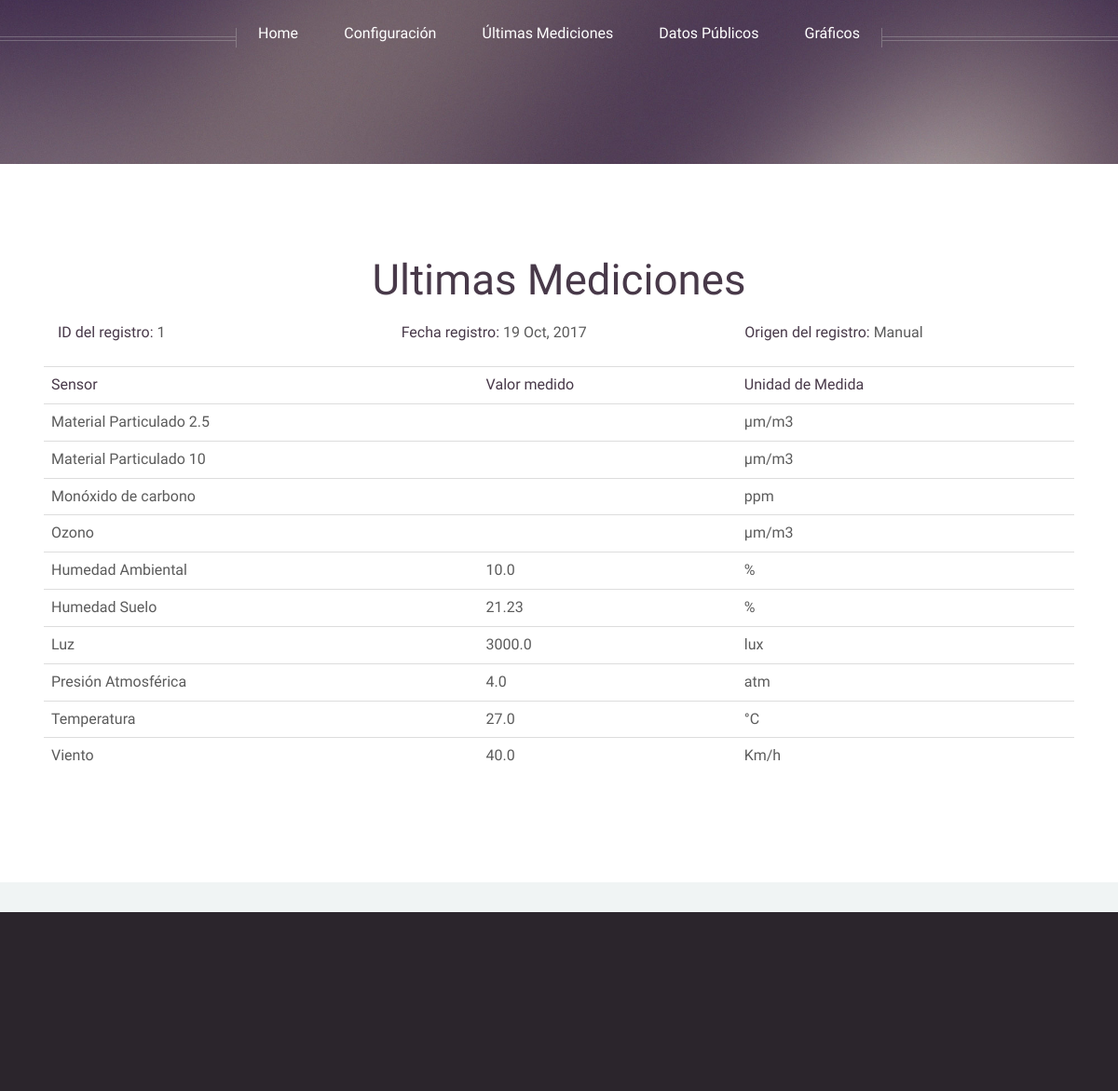
Before: /ultimasMediciones/ with the older database file.
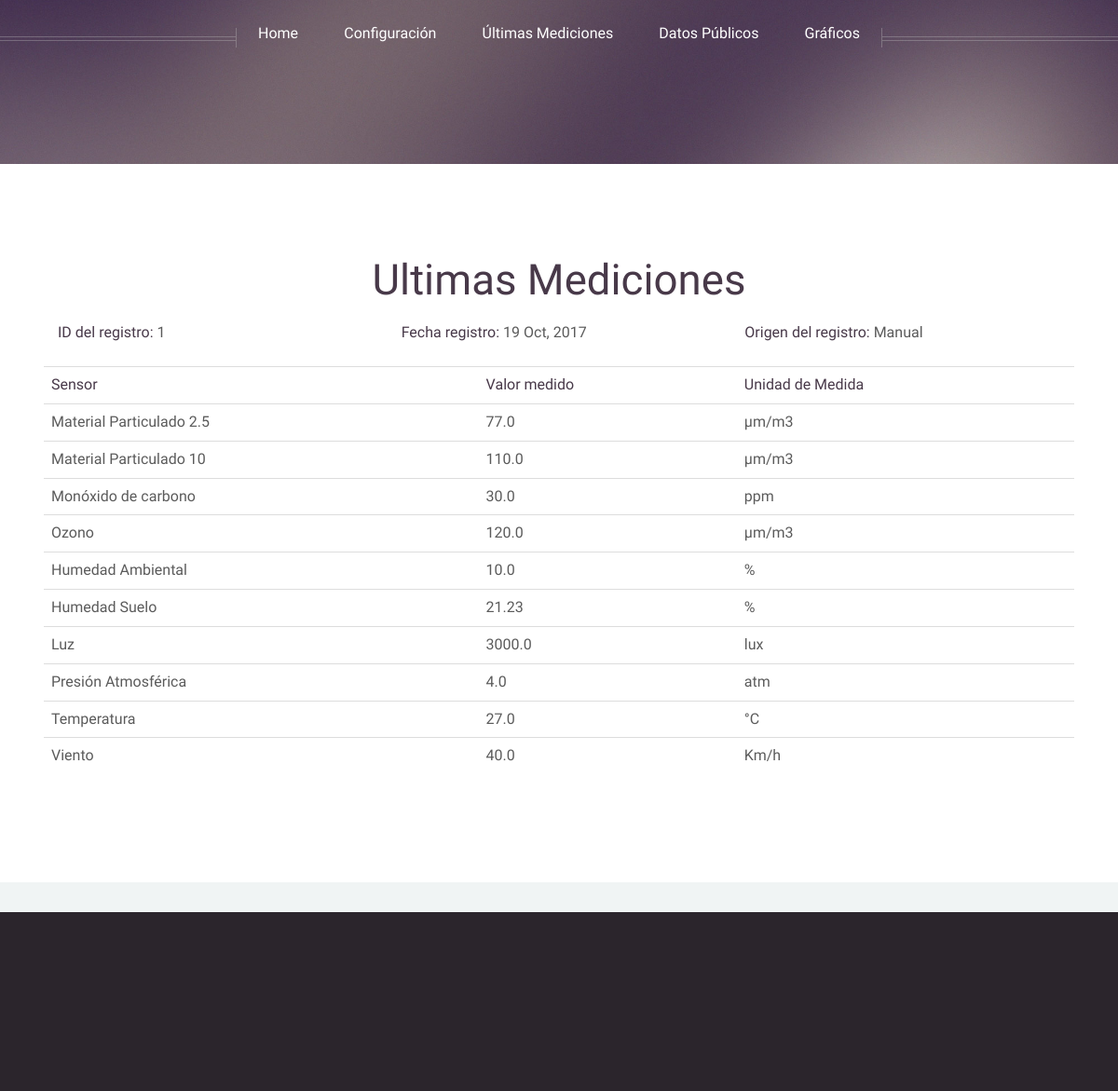
After: the same page with the newer database file.
### appEMA/models.py (models this page shows)
class registroEjecucion(models.Model):
    fechaRegistro = models.DateField()
    origenMuestreo = models.TextField(max_length=10)
    detalleMuestreo = models.TextField()

class sensorHumedad(models.Model):
    humedad = models.FloatField(validators=[MinValueValidator(0.0), MaxValueValidator(100.0)])
    idMuestreo = models.ForeignKey(registroEjecucion, on_delete=models.CASCADE)

class sensorHumedadSuelo(models.Model):
    humedad = models.FloatField(validators=[MinValueValidator(0.0), MaxValueValidator(100.0)])
    idMuestreo = models.ForeignKey(registroEjecucion, on_delete=models.CASCADE)

class sensorLuz(models.Model):
    lux = models.FloatField()
    idMuestreo = models.ForeignKey(registroEjecucion, on_delete=models.CASCADE)

class sensorPresion(models.Model):
    presion = models.FloatField()
    idMuestreo = models.ForeignKey(registroEjecucion, on_delete=models.CASCADE)

class sensorTemperatura(models.Model):
    temperatura = models.FloatField()
    idMuestreo = models.ForeignKey(registroEjecucion, on_delete=models.CASCADE)

class sensorViento(models.Model):
    kmPorHora = models.FloatField()
    idMuestreo = models.ForeignKey(registroEjecucion, on_delete=models.CASCADE)

class sensorPm25(models.Model):
    pm25 = models.FloatField()
    idMuestreo = models.ForeignKey(registroEjecucion, on_delete=models.CASCADE)

class sensorPm10(models.Model):
    pm10 = models.FloatField()
    idMuestreo = models.ForeignKey(registroEjecucion, on_delete=models.CASCADE)

class sensorCo(models.Model):
    co = models.FloatField()
    idMuestreo = models.ForeignKey(registroEjecucion, on_delete=models.CASCADE)

class sensorO3(models.Model):
    o3 = models.FloatField()
    idMuestreo = models.ForeignKey(registroEjecucion, on_delete=models.CASCADE)

### appEMA/views.py (the view)
# urls.py: url(r'^ultimasMediciones/$', views.ultimasMediciones, name='ultimasMediciones'),
def ultimasMediciones(request):
    try:
        ultimoRegistroSensores = registroEjecucion.objects.filter().order_by('-id')[0]
        try:
            detalleTemperatura = sensorTemperatura.objects.get(idMuestreo=ultimoRegistroSensores.id)
        except ObjectDoesNotExist:
            detalleTemperatura = None
        try:
            detalleHumedad = sensorHumedad.objects.get(idMuestreo=ultimoRegistroSensores.id)
        except ObjectDoesNotExist:
            detalleHumedad = None
        try:
            detalleHumedadPiso = sensorHumedadSuelo.objects.get(idMuestreo=ultimoRegistroSensores.id)
        except ObjectDoesNotExist:
            detalleHumedadPiso = None
        try:
            detalleLuz = sensorLuz.objects.get(idMuestreo=ultimoRegistroSensores.id)
        except ObjectDoesNotExist:
            detalleLuz = None
        try:
            detallePresion = sensorPresion.objects.get(idMuestreo=ultimoRegistroSensores.id)
        except ObjectDoesNotExist:
            detallePresion = None
        try:
            detalleViento = sensorViento.objects.get(idMuestreo=ultimoRegistroSensores.id)
        except ObjectDoesNotExist:
            detalleViento = None
        try:
            detallePm25 = sensorPm25.objects.get(idMuestreo=ultimoRegistroSensores.id)
        except ObjectDoesNotExist:
            detallePm25 = None
        try:
            detallePm10 = sensorPm10.objects.get(idMuestreo=ultimoRegistroSensores.id)
        except ObjectDoesNotExist:
            detallePm10 = None
        try:
            detalleCo = sensorCo.objects.get(idMuestreo=ultimoRegistroSensores.id)
        except ObjectDoesNotExist:
            detalleCo = None
        try:
            detalleO3=sensorO3.objects.get(idMuestreo=ultimoRegistroSensores.id)
        except ObjectDoesNotExist:
            detalleO3 = None
    except ObjectDoesNotExist:
        ultimoRegistroSensores = None
    return render(request,'appEMA/ultimasMediciones.html',{
        'ultimoRegistroSensores':ultimoRegistroSensores,
        'detalleHumedad':detalleHumedad,
        'detalleHumedadPiso':detalleHumedadPiso,
        'detalleTemperatura':detalleTemperatura,
        'detalleLuz':detalleLuz,
        'detallePresion':detallePresion,
        'detalleViento':detalleViento,
        'detallePm25':detallePm25,
        'detallePm10':detallePm10,
        'detalleCo':detalleCo,
        'detalleO3':detalleO3
    })

### appEMA/templates/appEMA/ultimasMediciones.html (shortened to what this page needs)
<!DOCTYPE HTML>
{% load bootstrap3 %}
{% bootstrap_css %}
{% load static %}
<html>
<head>
    <link rel="stylesheet" href="{%static 'assets/css/main.css'%}"/>
</head>
<body class="no-sidebar">
<div id="page-wrapper">
    <div id="header">
        <nav id="nav">
            <ul>
                <li><a href="/appEMA">Home</a></li>
                <li>
                    <a href="#">Configuración</a>
                </li>
                <li><a href="../ultimasMediciones">Últimas Mediciones</a></li>
                <li><a href="../datosPublicos">Datos Públicos</a></li>
                <li><a href="../graficos">Gráficos</a></li>
            </ul>
        </nav>
    </div>
    <div class="wrapper style1">
        <div class="container">
            <article id="main" class="special">
                <header>
                    <h2><a href="#">Ultimas Mediciones</a></h2>
                </header>
                {%if ultimoRegistroSensores%}
                <div class="col-md-4"><strong>ID del registro:</strong> {{ultimoRegistroSensores.id}}</div>
                <div class="col-md-4"><strong>Fecha registro:</strong> {{ultimoRegistroSensores.fechaRegistro |date:"d M, Y"}}
                </div>
                <div class="col-md-4"><strong>Origen del registro:</strong> {{ultimoRegistroSensores.origenMuestreo}}
                </div>
                {%endif%}
                <br/><br/>
                <div class="">
                    <div class="">
                        <table class="table table-hover">
                            {%if ultimoRegistroSensores%}
                            <tr>
                                <th><strong>Sensor</strong></th>
                                <th><strong>Valor medido</strong></th>
                                <th><strong>Unidad de Medida</strong></th>
                            </tr>
                                                        <tr>
                                <td>Material Particulado 2.5</td>
                                <td>{{detallePm25.pm25}}</td>
                                <td>µm/m3</td>
                            </tr>
                            <tr>
                                <td>Material Particulado 10</td>
                                <td>{{detallePm10.pm10}}</td>
                                <td>µm/m3</td>
                            </tr>
                            <tr>
                                <td>Monóxido de carbono</td>
                                <td>{{detalleCo.co}}</td>
                                <td>ppm</td>
                            </tr>
                            <tr>
                                <td>Ozono</td>
                                <td>{{detalleO3.o3}}</td>
                                <td>µm/m3</td>
                            </tr>
                            <tr>
                                <td>Humedad Ambiental</td>
                                <td>{{detalleHumedad.humedad}}</td>
                                <td>%</td>
                            </tr>
                            <tr>
                                <td>Humedad Suelo</td>
                                <td>{{detalleHumedadPiso.humedad}}</td>
                                <td>%</td>
                            </tr>
                            <tr>
                                <td>Luz</td>
                                <td>{{detalleLuz.lux}}</td>
                                <td>lux</td>
                            </tr>
                            <tr>
                                <td>Presión Atmosférica</td>
                                <td>{{detallePresion.presion}}</td>
                                <td>atm</td>
                            </tr>
                            <tr>
                                <td>Temperatura</td>
                                <td>{{detalleTemperatura.temperatura}}</td>
                                <td>°C</td>
                            </tr>
                            <tr>
                                <td>Viento</td>
                                <td>{{detalleViento.kmPorHora}}</td>
                                <td>Km/h</td>
                            </tr>
                            {%else%}
                            <tr>
                                <td>Aún no se leen los sensores</td>
                            </tr>
                            {%endif%}
                        </table>
            </article>
        </div>
    </div>
    <div id="footer">
    </div>
</div>
</body>
</html>

Changed rows visible on the page:
added sensorPm25: pm25 "77.0"
added sensorPm10: pm10 "110.0"
added sensorCo: co "30.0"
added sensorO3: o3 "120.0"
